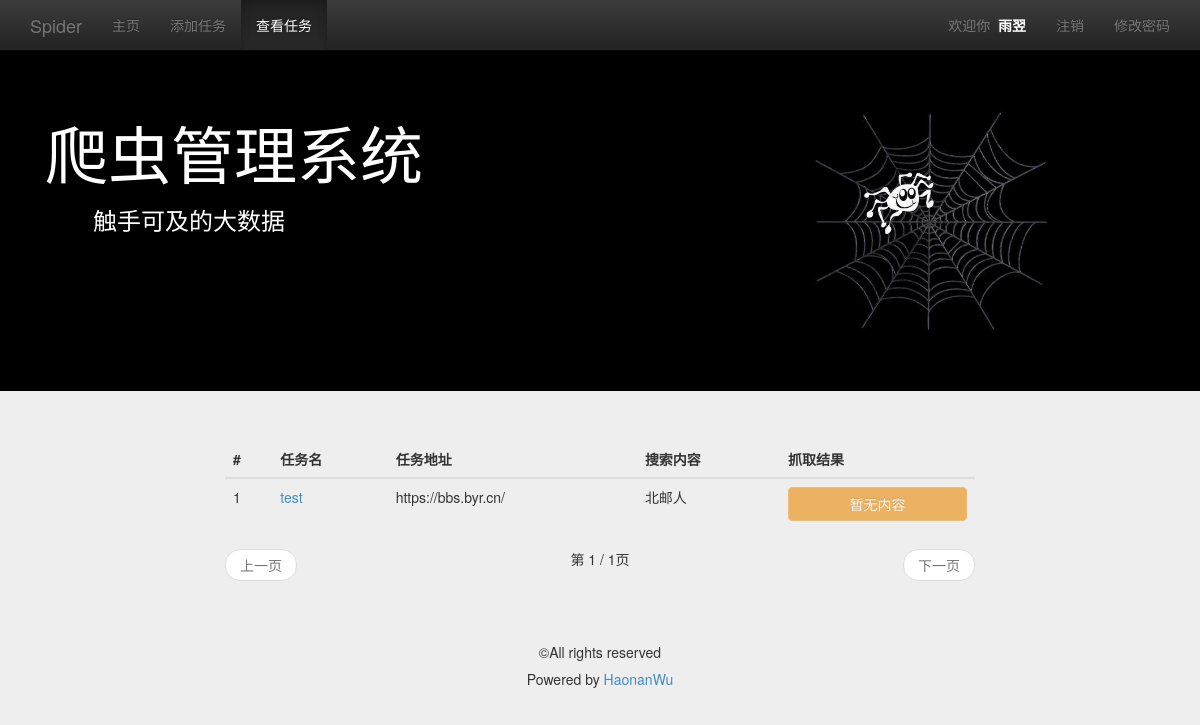
Before: /view_task_list/ (signed in) with the older database file.
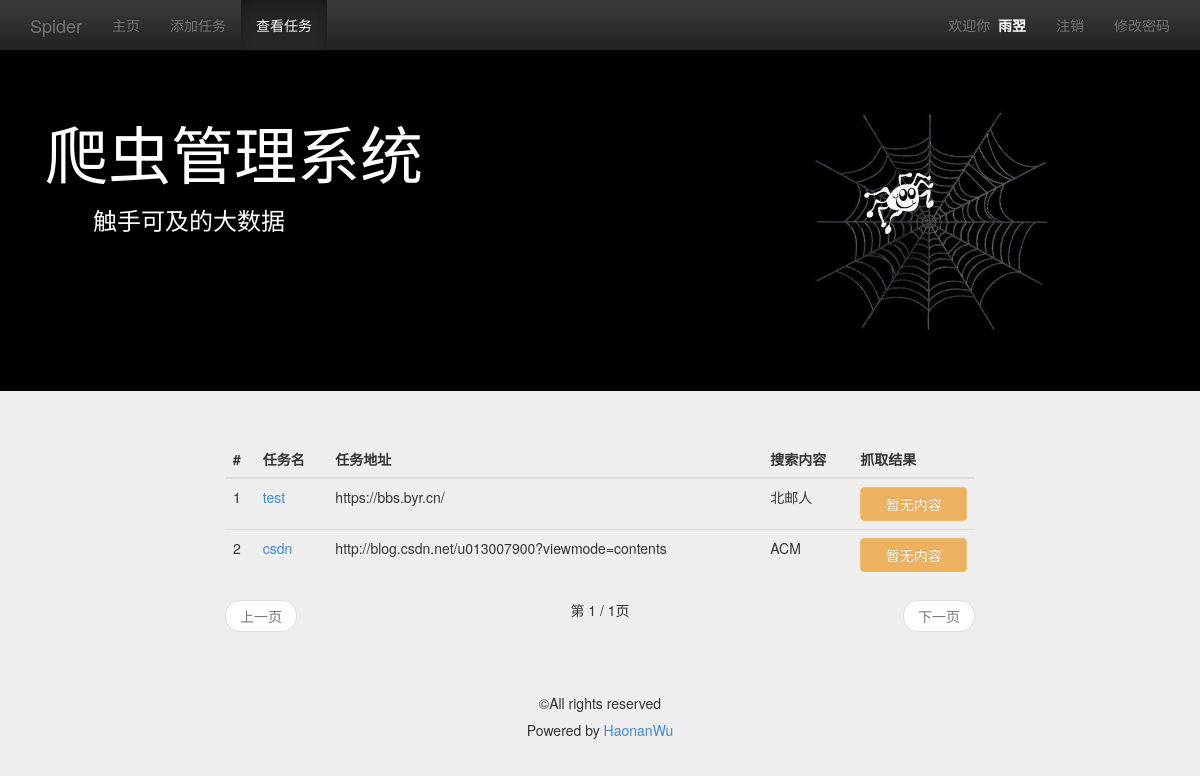
After: the same page with the newer database file.
### management/models.py (models this page shows, shortened)
class MyUser(models.Model):
    user = models.OneToOneField(User)
    nickname = models.CharField(max_length=16)

class Task(models.Model):
    user = models.ForeignKey(MyUser, related_name='task')
    url = models.CharField(max_length=512, null=True)
    name = models.CharField(max_length=128)
    content = models.CharField(max_length=128, null=True)
    hasfile = models.BooleanField(default=False)

### management/views.py (the view)
# urls.py: url(r'^view_task_list/$', views.view_task_list, name='view_task_list'),
@login_required
def view_task_list(request):
    user = request.user
    task_list = Task.objects.filter(user=user.myuser)
    paginator = Paginator(task_list, 5)
    page = request.GET.get('page')
    try:
        task_list = paginator.page(page)
    except PageNotAnInteger:
        task_list = paginator.page(1)
    except EmptyPage:
        task_list = paginator.page(paginator.num_pages)
    content = {
        'user': user,
        'active_menu': 'view_task',
        'task_list': task_list,
    }
    return render(request, 'management/view_task_list.html', content)

### templates/management/view_task_list.html (shortened to what this page needs)
{% extends "management/base.html" %} {% load staticfiles %} {% block title %}查看任务{% endblock %} {% block content %}
    <div class="container">
        <div class="row">
            <div class="col-md-8 col-md-offset-2">
                <br>
                <table class="table table-hover">
                    <thead>
                    <tr>
                        <th>#</th>
                        <th>任务名</th>
                        <th>任务地址</th>
                        <th>搜索内容</th>
                        <th>抓取结果</th>
                    </tr>
                    </thead>
                    <tbody>
                    {% for task in task_list %}
                        <tr>
                            <td>{{ forloop.counter }}</td>
                            <td><a href="{% url 'task_detail' %}?id={{ task.id }}">{{ task.name }}</a></td>
                            <td>{{ task.url }}</td>
                            <td>{{ task.content }}</td>
                            {% if task.hasfile == 0 %}
                                <td>
                                    <button class="btn btn btn-warning btn-block" disabled=""> 暂无内容
                                    </button>
                                </td>
                            {% endif %}
                        </tr>
                    {% empty %}
                        <tr>
                            <td>暂无任务</td>
                        </tr>
                    {% endfor %}
                    </tbody>
                </table>
                <nav>
                    <ul class="pager">
                        {% if task_list.has_previous %}
                            <li class="previous"><a
                                    href="?typ={{ query_category }}&page={{ task_list.previous_page_number }}">上一页</a>
                            </li>
                        {% else %}
                            <li class="previous disabled"><a href="#">上一页</a></li>
                        {% endif %} 第 {{ task_list.number }} / {{ task_list.paginator.num_pages }}页
                        {% if task_list.has_next %}
                            <li class="next"><a href="?typ={{ query_category }}&page={{ task_list.next_page_number }}">下一页</a>
                            </li>
                        {% else %}
                            <li class="next disabled"><a href="#">下一页</a></li>
                        {% endif %}
                    </ul>
                </nav>
            </div>
        </div>
    </div>
{% endblock %}

### templates/management/base.html (shortened to what this page needs)
{% load staticfiles %}
<!DOCTYPE html>
<html lang="zh-cn">
<head>
    <link rel="stylesheet" type="text/css" href="{% static 'css/bootstrap.min.css' %}">
    <link rel="stylesheet" type="text/css" href="{% static 'css/bootstrap-theme.min.css' %}">
    <link rel="stylesheet" type="text/css" href="{% static 'css/base.css' %}">
</head>
<body>
<nav class="navbar navbar-inverse navbar-fixed-top" role="navigation">
    <div class="container">
        <div class="navbar-header">
            <a href="{% url 'homepage' %}" class="navbar-brand">Spider</a>
        </div>
        <div class="collapse navbar-collapse" id="navbar-collapse-basepage">
            <ul class="nav navbar-nav">
                <li id="homepage"><a href="{% url 'homepage' %}">主页</a></li>
                <li id="add_task"><a href="{% url 'add_task' %}">添加任务</a></li>
                <li id="view_task"><a href="{% url 'view_task_list' %}">查看任务</a></li>
            </ul>
            <ul class="nav navbar-nav navbar-right">
                {% if user %}
                    <li>
                        <p class="navbar-text">欢迎你&nbsp;&nbsp;<span id="base_name">{{ user.myuser.nickname }}</span></p>
                    </li>
                    <li><a href="{% url 'logout' %}">注销</a></li>
                    <li><a href="{% url 'set_password' %}">修改密码</a></li>
                {% else %}
                    <li><a href="{% url 'signup' %}">注册</a></li>
                    <li><a href="{% url 'login' %}">登录</a></li>
                {% endif %}
            </ul>
        </div>
    </div>
</nav>
<header class="jumbotron subhead" id="header-base">
    <div class="container">
        <div class="row">
            <div class="col-md-8">
                <h1>爬虫管理系统</h1>
                <h3>&emsp;&emsp;触手可及的大数据</h3>
            </div>
            <div class="col-md-4">
                <img src="{% static "img/spider.png" %}" style="width: 70%">
            </div>
        </div>
    </div>
</header>
{% block content %}{% endblock %}
<footer class="footer" role="contentinfo">
    <hr>
    <div class="container">
        <p class="text-center">©All rights reserved</p>
        <h5 class="text-center"> Powered by&nbsp;<a href="https://github.com/Mr-Phoebe">HaonanWu</a></h5>
    </div>
</footer>
</body>
</html>

### management/static/css/base.css (style rules this page uses)
body { padding-top: 50px; background-color: #eeeeee; }
#header-base { background-color: #000; color: #fff; }
#base_name { color: #fff; font-weight: bold; }

Changed rows visible on the page:
added Task: name "csdn", url "http://blog.csdn.net/u013007900?viewmode=contents", content "ACM", hasfile "暂无内容"
